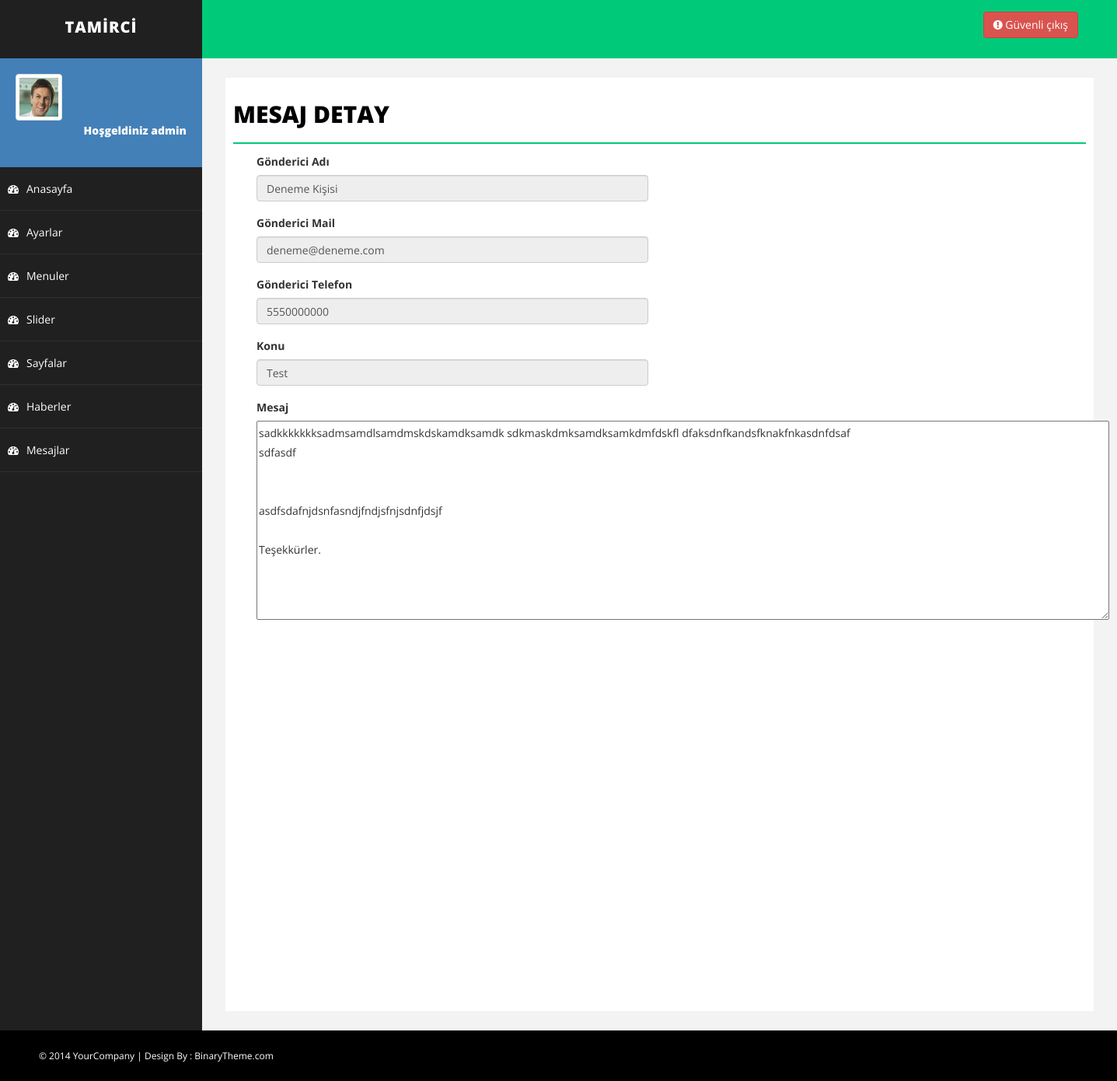
The page /tamirci/admin/mesaj-detay.php?mesaj_id=5 (signed in) on the database its author committed.
### tables this page shows
CREATE TABLE `mesajlar` (
  `mesaj_id` int(11) NOT NULL,
  `mesaj_ad` varchar(50) NOT NULL,
  `mesaj_mail` varchar(50) NOT NULL,
  `mesaj_telefon` varchar(50) NOT NULL,
  `mesaj_konu` varchar(50) NOT NULL,
  `mesaj_mesaj` varchar(500) NOT NULL
);

### tamirci/admin/mesaj-detay.php (the view, shortened to what this page needs)
<?php
include 'header.php';
include 'sidebar.php';
$sunucu = "localhost";
$database = "tamirci";
$username = "root";
$password = "";
$mesaj_id = $_GET['mesaj_id'];
$mesajSorgu = mysqli_query(mysqli_connect($sunucu, $username, $password, $database), "select * from mesajlar where mesaj_id='$mesaj_id'");
$mesajCek = mysqli_fetch_assoc($mesajSorgu);
?>
<div id="page-wrapper">
    <div id="page-inner">
        <div class="row">
            <div class="col-md-12">
                <h1 class="page-head-line">MESAJ DETAY</h1>
            </div>
        </div>
        <form>
            <div class="col-md-12">
                <div class="form-group col-md-6">
                    <label>Gönderici Adı</label>
                    <input readonly class="form-control" type="text" value="<?php echo $mesajCek['mesaj_ad'] ?>">
                </div>
            </div>
            <div class="col-md-12">
                <div class="form-group col-md-6">
                    <label>Gönderici Mail</label>
                    <input readonly class="form-control" type="text" value="<?php echo $mesajCek['mesaj_mail'] ?>">
                </div>
            </div>
            <div class="col-md-12">
                <div class="form-group col-md-6">
                    <label>Gönderici Telefon</label>
                    <input readonly class="form-control" type="text" value="<?php echo $mesajCek['mesaj_telefon'] ?>">
                </div>
            </div>
            <div class="col-md-12">
                <div class="form-group col-md-6">
                    <label>Konu</label>
                    <input readonly class="form-control" type="text" value="<?php echo $mesajCek['mesaj_konu'] ?>">
                </div>
            </div>
            <div class="col-md-12">
                <div class="form-group col-md-12">
                    <label>Mesaj</label>
                    <textarea readonly rows="10" cols="150"><?php echo $mesajCek['mesaj_mesaj'] ?></textarea>
                </div>
            </div>
        </form>
    </div>
</div>
</div>
<?php
include 'footer.php';
?>

### tamirci/admin/assets/css/basic.css (style rules this page uses)
body { font-family: 'Open Sans', sans-serif; line-height:25px; }
#page-wrapper { padding: 15px 15px; min-height: 600px; background: #F3F3F3; }
#page-inner { width: 100%; margin: 10px 20px 10px 0px; background-color: #fff!important; padding: 10px; min-height: 1200px; }
.page-head-line { font-size: 30px; text-transform: uppercase; color: #000; font-weight: 800; padding-bottom: 20px; border-bottom: 2px solid #00CA79; margin-bottom: 10px; }
@media (min-width:768px) { #page-wrapper { margin: 0 0 0 260px; padding: 15px 30px; min-height: 1200px; } }

### rows shown on the page
mesajlar: mesaj_ad "Deneme Kişisi", mesaj_mail "deneme@deneme.com", mesaj_telefon "5550000000", mesaj_konu "Test", mesaj_mesaj "sadkkkkkkksadmsamdlsamdmskdskamdksamdk sdkmaskdmksamdksamkdmfdskfl dfaksdnfkandsfknakfnkasdnfdsaf sdfasdf asdfsdafnjdsnfasndjfndjsfnjsdnfjdsjf Teşekkürler."

### other values the page prints
$_SESSION['admin_kadi'] "admin"
